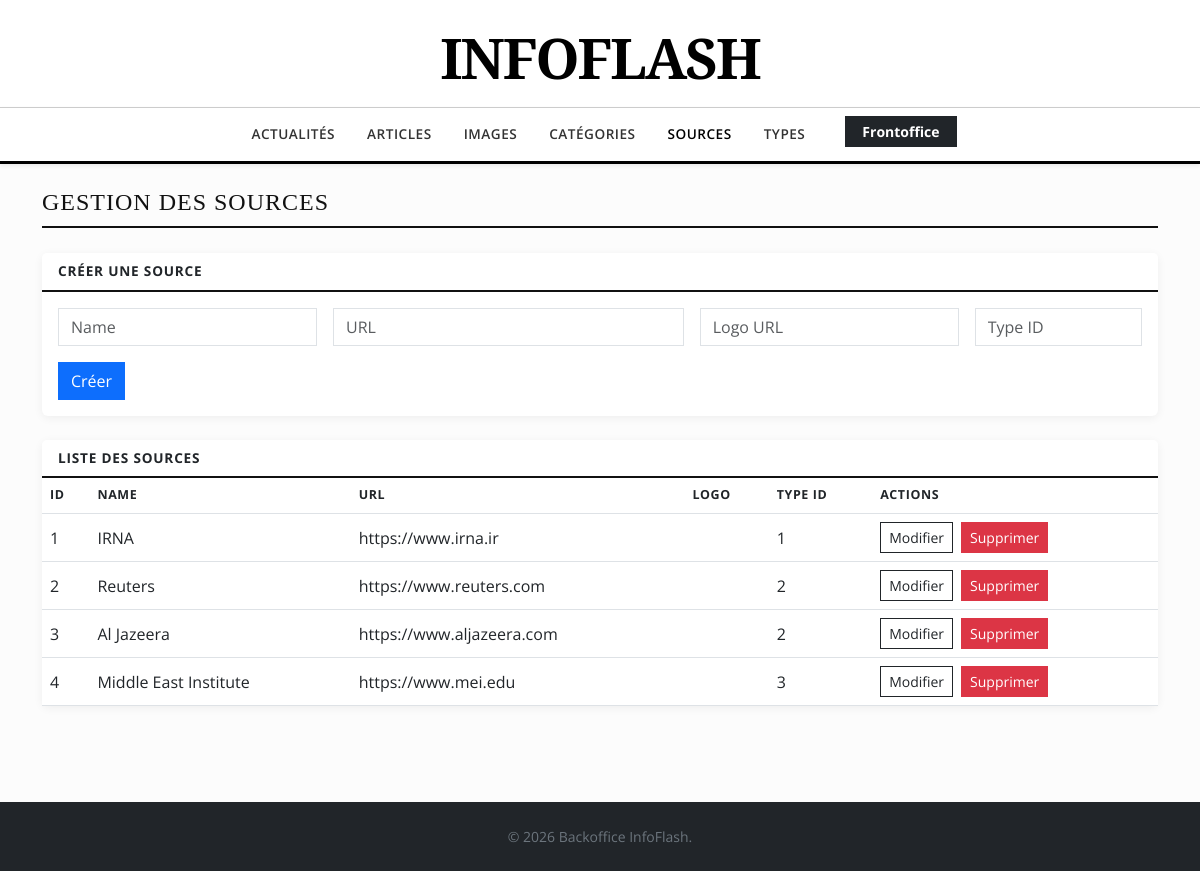
The app's page /backoffice/pages/Source.php, older data.
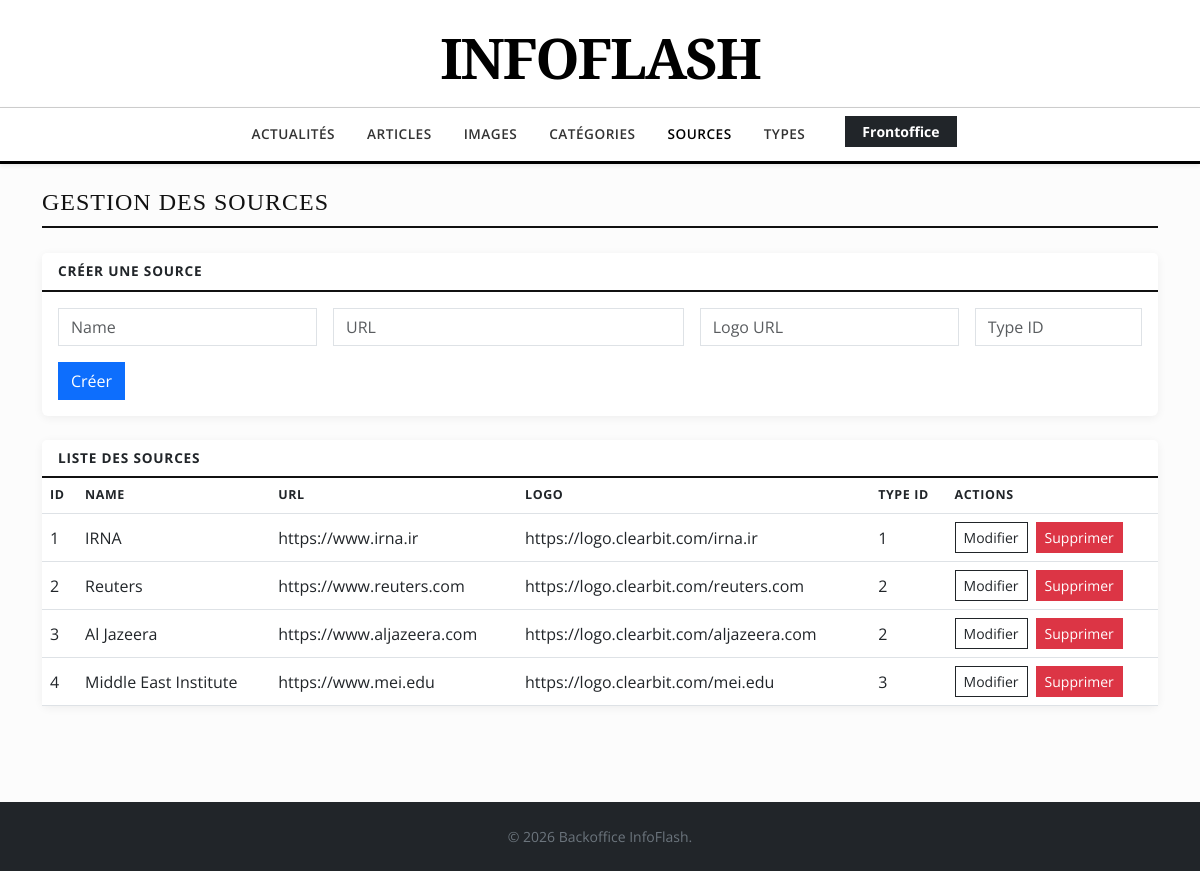
The same page, newer data.
### tables this page shows
CREATE TABLE source (
    id INT PRIMARY KEY AUTO_INCREMENT,
    name VARCHAR(255) NOT NULL,
    url VARCHAR(255) NOT NULL,
    logo_url VARCHAR(255), 
    type_id INT,
    FOREIGN KEY (type_id) REFERENCES type_source(id) ON DELETE SET NULL
);

### backoffice/controllers/Source.php (called while the page is built, shortened)
<?php
include_once __DIR__ . '/../models/Source.php';
$error = $_GET['err'] ?? '';
$editItem = null;
try {
	$conn = getConnection();
	$stmt = $conn->prepare("SELECT * FROM source");
	$stmt->execute();
	$items = $stmt->get_result()->fetch_all(MYSQLI_ASSOC);
} catch (Throwable $exception) {
	if (empty($error)) {
		$error = $exception->getMessage();
	}
}

### backoffice/pages/Source.php (the view, shortened to what this page needs)
<?php
include_once '../controllers/Source.php';
function e($value) {
	return htmlspecialchars((string) $value, ENT_QUOTES, 'UTF-8');
}
$isEdit = $editItem !== null;
?>
<!DOCTYPE html>
<html lang="fr">
<head>
	<link href="https://cdn.jsdelivr.net/npm/bootstrap@5.3.0/dist/css/bootstrap.min.css" rel="stylesheet">
</head>
<body>
<header class="bg-white pt-4 pb-3">
	<div class="container text-center"><a href="index" class="text-decoration-none"><h1 class="logo-text mb-0">INFOFLASH</h1></a></div>
</header>
<nav class="navbar navbar-expand-lg navbar-light journal-header mb-4 sticky-top shadow-sm">
	<div class="container">
		<div class="collapse navbar-collapse justify-content-center" id="navbarNav">
			<ul class="navbar-nav gap-3">
				<li class="nav-item"><a class="nav-link" href="index">Actualités</a></li>
				<li class="nav-item"><a class="nav-link" href="article">Articles</a></li>
				<li class="nav-item"><a class="nav-link" href="article-image">Images</a></li>
				<li class="nav-item"><a class="nav-link" href="category-article">Catégories</a></li>
				<li class="nav-item"><a class="nav-link active" href="source">Sources</a></li>
				<li class="nav-item"><a class="nav-link" href="type-source">Types</a></li>
				<li class="nav-item ms-lg-3"><a href="../../frontoffice/" class="btn btn-sm btn-dark fw-bold px-3">Frontoffice</a></li>
			</ul>
		</div>
	</div>
</nav>
<main class="container pb-5">
	<h2 class="section-title h4">Gestion des sources</h2>
	<div class="card panel mb-4">
		<div class="card-header"><?php echo $isEdit ? 'Modifier' : 'Créer'; ?> une source</div>
		<div class="card-body">
			<form method="post">
				<div class="row g-3">
					<div class="col-md-3"><input class="form-control" name="name" placeholder="Name" required value="<?php echo e($editItem['name'] ?? ''); ?>"></div>
					<div class="col-md-4"><input class="form-control" name="url" placeholder="URL" required value="<?php echo e($editItem['url'] ?? ''); ?>"></div>
					<div class="col-md-3"><input class="form-control" name="logo_url" placeholder="Logo URL" value="<?php echo e($editItem['logo_url'] ?? ''); ?>"></div>
					<div class="col-md-2"><input class="form-control" type="number" name="type_id" placeholder="Type ID" value="<?php echo e($editItem['type_id'] ?? ''); ?>"></div>
				</div>
				<div class="mt-3 d-flex gap-2">
					<button class="btn btn-primary" type="submit"><?php echo $isEdit ? 'Mettre à jour' : 'Créer'; ?></button>
				</div>
			</form>
		</div>
	</div>
	<div class="card panel">
		<div class="card-header">Liste des sources</div>
		<div class="table-responsive">
			<table class="table table-hover align-middle mb-0">
				<thead><tr><th>ID</th><th>Name</th><th>URL</th><th>Logo</th><th>Type ID</th><th>Actions</th></tr></thead>
				<tbody>
				<?php foreach ($items as $item): ?>
					<tr>
						<td><?php echo e($item['id']); ?></td>
						<td><?php echo e($item['name']); ?></td>
						<td><?php echo e($item['url']); ?></td>
						<td><?php echo e($item['logo_url']); ?></td>
						<td><?php echo e($item['type_id']); ?></td>
						<td class="d-flex gap-2">
							<a class="btn btn-sm btn-outline-dark" href="?edit=<?php echo e($item['id']); ?>">Modifier</a>
							<form method="post" onsubmit="return confirm('Supprimer cette source ?');">
								<button class="btn btn-sm btn-danger" type="submit">Supprimer</button>
							</form>
						</td>
					</tr>
				<?php endforeach; ?>
				</tbody>
			</table>
		</div>
	</div>
</main>
<footer class="bg-dark text-white py-4 mt-5"><div class="container text-center"><p class="mb-0 small text-secondary">&copy; <?php echo date("Y"); ?> Backoffice InfoFlash.</p></div></footer>
</body>
</html>

Row changes from the older to the newer data that the page shows:
changed source "IRNA": logo_url (not shown) → "https://logo.clearbit.com/irna.ir"
changed source "Reuters": logo_url (not shown) → "https://logo.clearbit.com/reuters.com"
changed source "Al Jazeera": logo_url (not shown) → "https://logo.clearbit.com/aljazeera.com"
changed source "Middle East Institute": logo_url (not shown) → "https://logo.clearbit.com/mei.edu"
